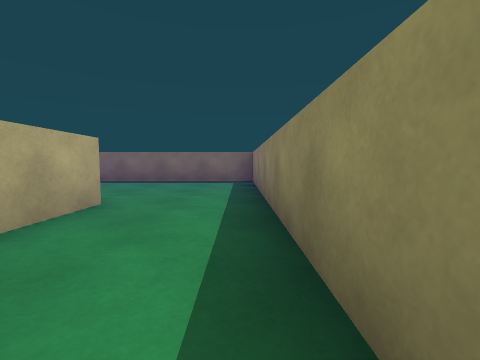
view 1 (above)

19 first-person views from a walk through a scene from a Unity 3-D project. The camera is 0.62 m above the floor, tilts 4° down and sees 90° across. The floor is counted in squares, 1 m on a side. Each view is taken from the middle of a square. On the plan, view 1 faces up. The plan holds only what a view shows up to about 9 squares ahead; the rest is blank. The player is left out.

view 2
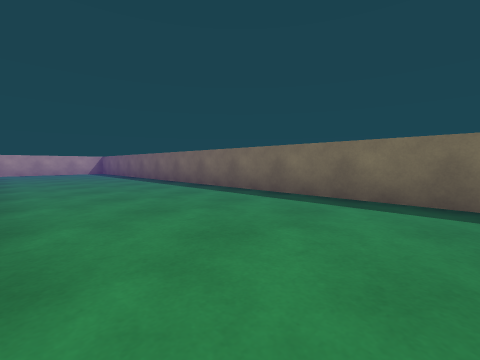

view 3
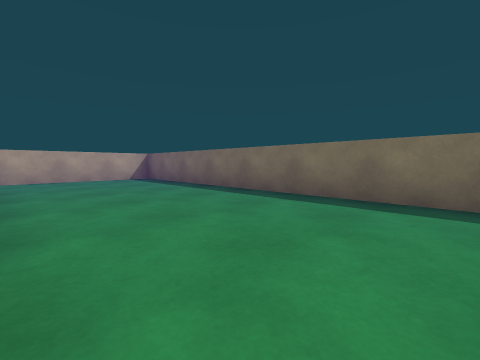

view 4
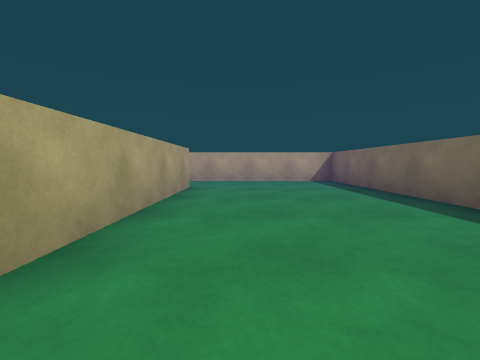

view 5
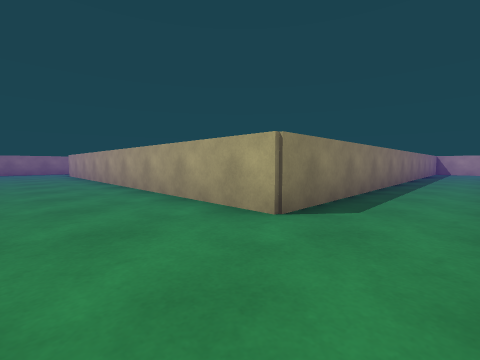

view 6
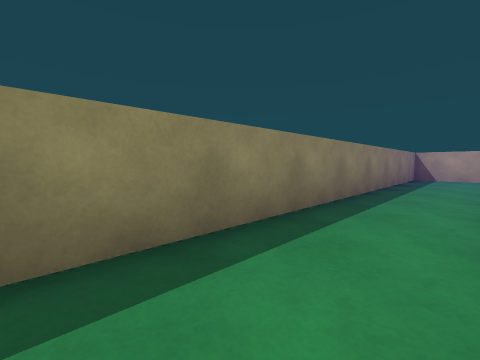

view 7
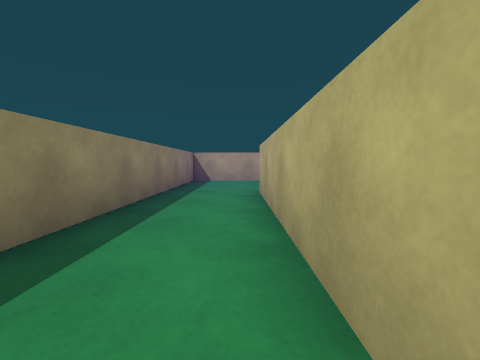

view 8
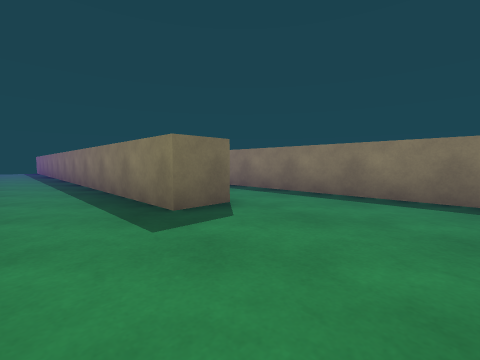

view 9
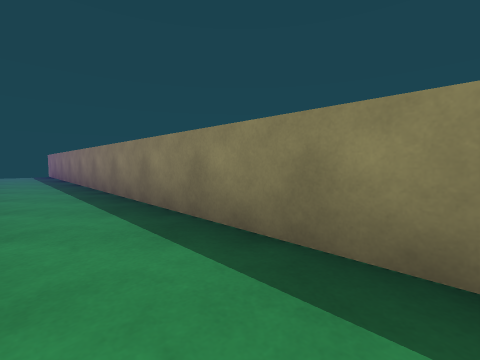

view 10
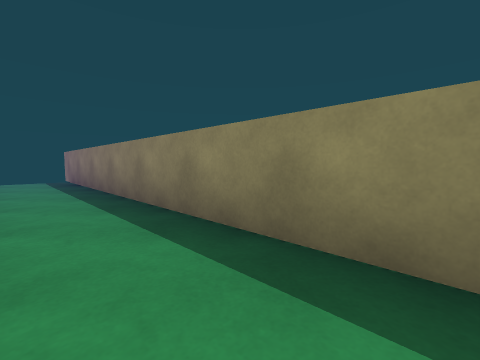

view 11
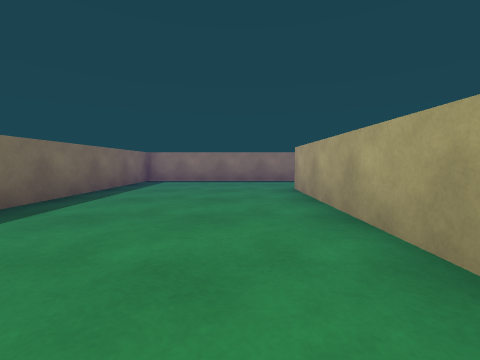

view 12
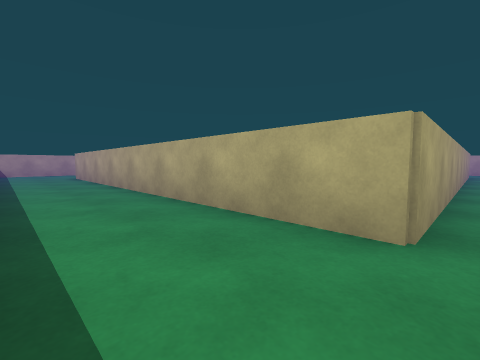

view 13
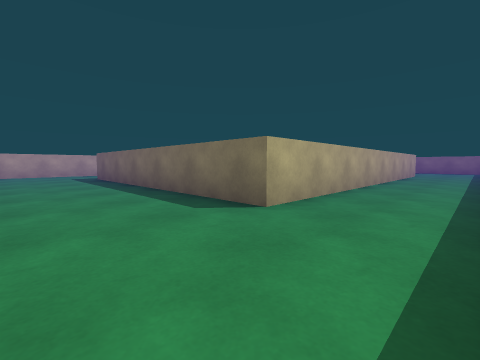

view 14
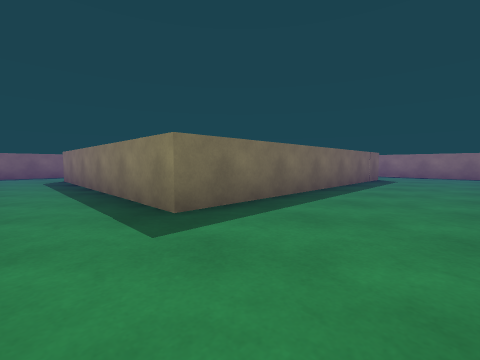

view 15
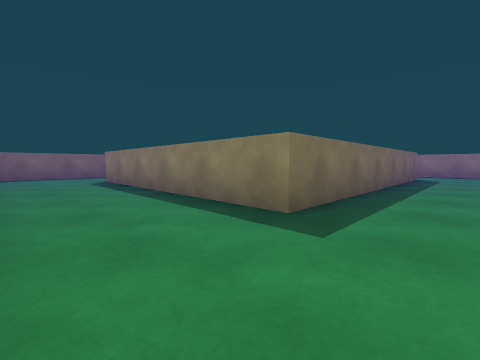

view 16
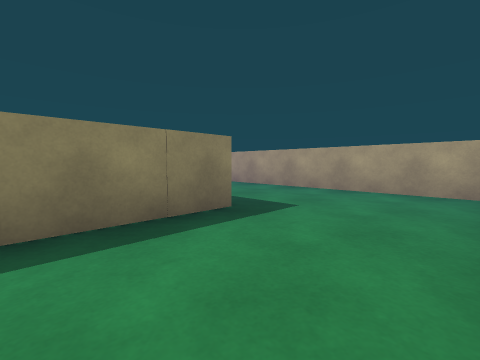

view 17
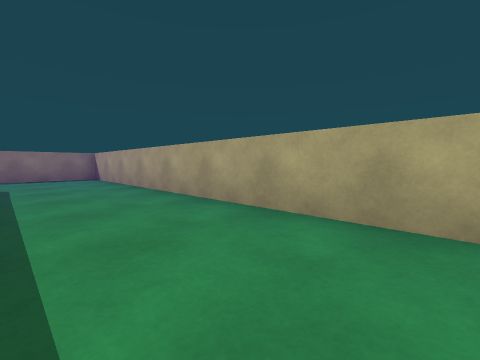

view 18
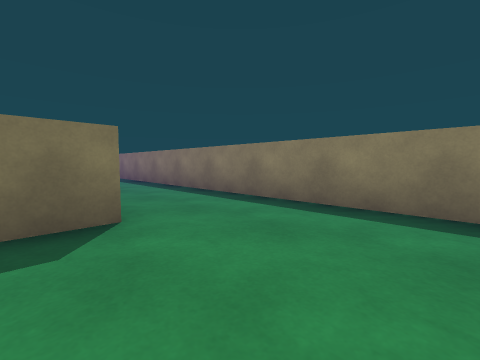

view 19
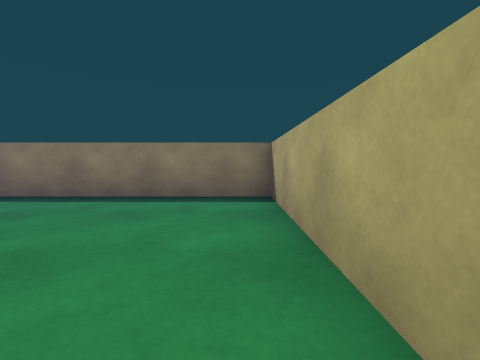

### Floor plan
Points are (right, up) in squares from view 1. A wall is a line through its corners. A room is listed if a view was taken in it or the views show most of it. See-through windows are left out.
Room 1 (views 1, 2, 3, 4, 5, 6, 7, 8, 9, 10, 11, 12)
walls: (-16.4, -2.4) (-16.4, -7.3) (-17.4, -7.3) (-17.4, 9.2); (-16.8, -10.6) (-14.3, -10.6) (-14.3, 3.7) (-2.1, 3.7) (-2.1, -7.3); (0.4, -8.6) (0.4, 8.2) (-16.4, 8.2) (-16.4, 3.2)
ways out: opening at (-0.5, -7.5) to room 2
Room 2 (views 13, 14, 15, 16, 17, 18, 19)
walls: (-13.1, -10.6) (0.4, -10.6) (0.4, -8.6); (-2.1, -7.3) (-10.5, -7.3) (-10.5, 0); (-11.9, 2.7) (-13, 2.7)
ways out: opening at (-0.5, -7.5) to room 1; opening at (-10.5, 1.5)

Where each view was taken, in squares from view 1:
view 1: 0 up, 0 right, facing up
view 2: 4 up, 1 left, facing up-left
view 3: 4 up, 7 left, facing up-left
view 4: 5 up, 8 left, facing left
view 5: 6 up, 16 left, facing down-right
view 6: 0 up, 16 left, facing down-right
view 7: 2 down, 16 left, facing down
view 8: 10 down, 19 left, facing up-right
view 9: 5 down, 19 left, facing up-right
view 10: 1 down, 19 left, facing up-right
view 11: 5 up, 8 left, facing right
view 12: 4 up, 0 right, facing down-left
view 13: 10 down, 0 right, facing up-left
view 14: 10 down, 12 left, facing up-right
view 15: 9 down, 13 left, facing up-right
view 16: 5 down, 13 left, facing down-right
view 17: 8 down, 10 left, facing down-right
view 18: 10 down, 3 left, facing up-right
view 19: 10 down, 4 left, facing right
